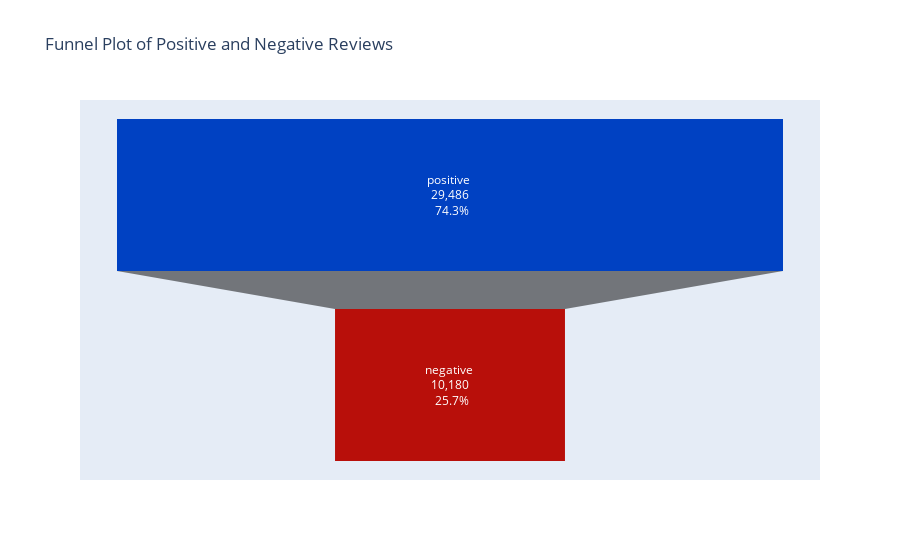

Source (notebook cell):
### Code cell
# Calculate the count and percentage of positive and negative reviews
sentiment_counts = df_comments['sentiment_label'].value_counts()
labels = sentiment_counts.index.tolist()
values = sentiment_counts.values.tolist()

# Calculate the percentages manually
total_reviews = sum(values)
percentages = [round((count / total_reviews) * 100, 1) for count in values]

# Format the values with commas and as strings
formatted_values = [f"{value:,.0f}" for value in values]

# Create custom text labels without "k" abbreviation
text_labels = [f"{label} <br> {formatted_value} <br> {percentage}%" for label, formatted_value, percentage in zip(labels, formatted_values, percentages)]

# Create funnel plot
fig = go.Figure(go.Funnel(
    y=labels,
    x=values,  
    text=text_labels,     
    texttemplate="%{text}",  
    hoverinfo="text",        
    marker=dict(
        color=['#0041C2', '#B80F0A'], 
    )
))

# Update layout
fig.update_layout(
    title="Funnel Plot of Positive and Negative Reviews",
    xaxis_title="Number of Reviews",
    yaxis=dict(showticklabels=False), 
)

fig.show()

### Figure 1 — Plotly figure (JSON) as saved in the notebook; plotly's stock layout.template omitted (floating-point values rounded to 4 significant figures)
{"data": [{"hoverinfo": "text", "marker": {"color": ["#0041C2", "#B80F0A"]}, "text": ["positive <br> 29,486 <br> 74.3%", "negative <br> 10,180 <br> 25.7%"], "texttemplate": "%{text}", "type": "funnel", "x": [29486, 10180], "y": ["positive", "negative"]}], "layout": {"title": {"text": "Funnel Plot of Positive and Negative Reviews"}, "xaxis": {"title": {"text": "Number of Reviews"}}, "yaxis": {"showticklabels": false}}}
